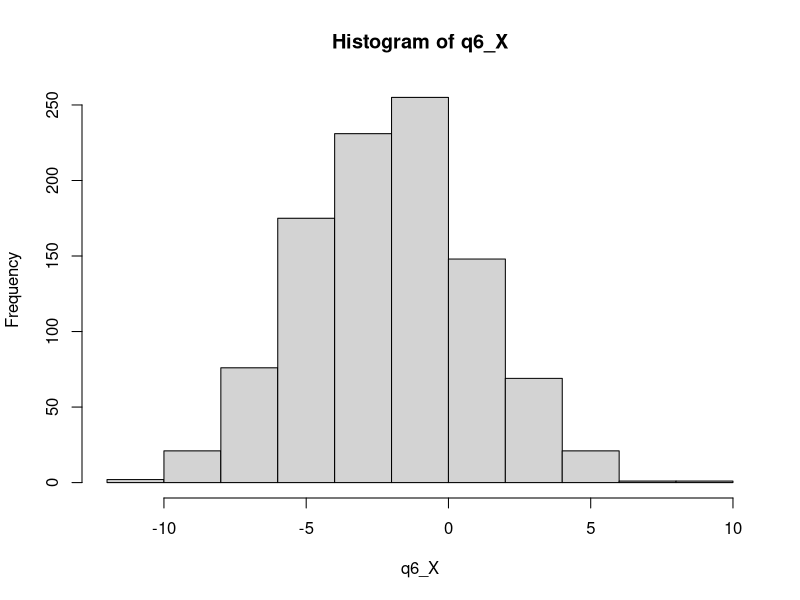
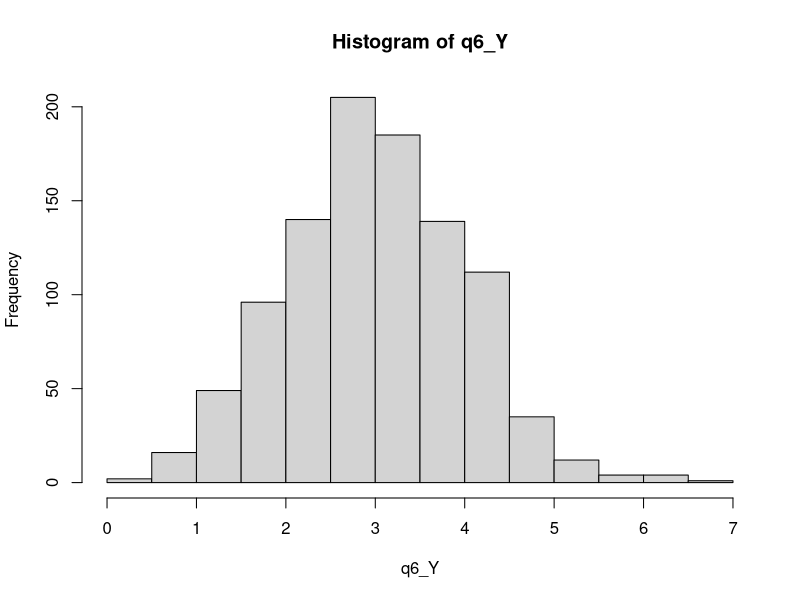
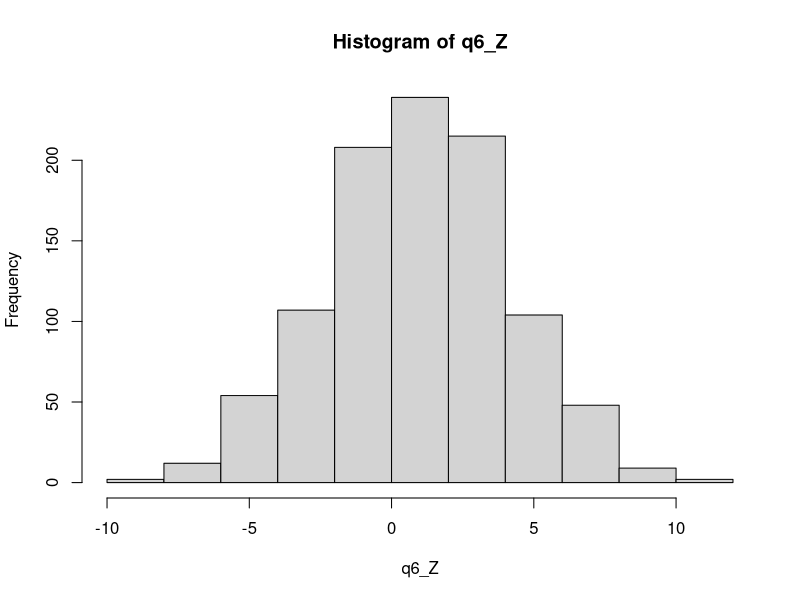

Here is the R script that generated these plots, in order:
####################################################################
#### Setup
####################################################################
## Install and load libraries
# ipak function taken from: https://gist.github.com/stevenworthington/3178163
# ipak <- function(pkg) {
#   new.pkg <- pkg[!(pkg %in% installed.packages()[, "Package"])]
#   if (length(new.pkg)) 
#     install.packages(new.pkg, dependencies = TRUE)
#   sapply(pkg, require, character.only = TRUE)
# }
# 
# packages <- c("ggplot2", "reshape2", "gridExtra", "TSA", "astsa", "orcutt", 
#               "nlme", "fGarch", "vars")
# ipak(packages)

# Set up variables for first few questions
treatmentsSorted = c(rep("none",5), rep("low", 5), rep("medium", 5), rep("high", 5))
units = 1:length(treatmentsSorted)

####################################################################
#### Problem 1
####################################################################
sample1 = sample(treatmentsSorted)
experiment1 = data.frame(units, sample1)
experiment1

####################################################################
#### Problem 2
####################################################################
sample2 = sample(treatmentsSorted)
experiment2 = data.frame(units, sample2)
experiment2

####################################################################
#### Problem 3
####################################################################
q3treats = c(rep("r1", 3), rep("r2", 5), rep("r3", 5))
q3units = 1:length(q3treats)
q3sample = sample(q3treats)
q3experiment = data.frame(q3units, q3sample)
q3experiment


####################################################################
#### Problem 6
####################################################################
## Part A
q6_X = rnorm(1000, mean = -2, sd = 3)

png("./figures/p6_a.png", width = 1024, height = 576)
hist(q6_X)
dev.off()

## Part B
q6_Y = rnorm(1000, mean = 3, sd = 1)

png("./figures/p6_b.png", width = 1024, height = 576)
hist(q6_Y)
dev.off()

## Part C
q6_Z = q6_X + q6_Y

png("./figures/p6_c.png", width = 1024, height = 576)
hist(q6_Z)
dev.off()


## Part E
# Z ~ N(1, 4)
mean(q6_Z)
sd(q6_Z)
